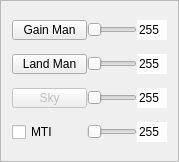
<?xml version="1.0" encoding="UTF-8"?>
<ui version="4.0">
 <class>FrameControl2</class>
 <widget class="QFrame" name="FrameControl2">
  <property name="geometry">
   <rect>
    <x>0</x>
    <y>0</y>
    <width>177</width>
    <height>162</height>
   </rect>
  </property>
  <property name="windowTitle">
   <string>Frame</string>
  </property>
  <property name="frameShape">
   <enum>QFrame::StyledPanel</enum>
  </property>
  <property name="frameShadow">
   <enum>QFrame::Raised</enum>
  </property>
  <layout class="QVBoxLayout" name="verticalLayout">
   <item>
    <layout class="QHBoxLayout" name="horizontalLayout_13">
     <property name="spacing">
      <number>0</number>
     </property>
     <item>
      <widget class="QPushButton" name="pushButtonGain">
       <property name="maximumSize">
        <size>
         <width>75</width>
         <height>20</height>
        </size>
       </property>
       <property name="font">
        <font>
         <pointsize>9</pointsize>
        </font>
       </property>
       <property name="text">
        <string>Gain Man</string>
       </property>
       <property name="checkable">
        <bool>true</bool>
       </property>
      </widget>
     </item>
     <item>
      <widget class="QSlider" name="horizontalSliderGain">
       <property name="sizePolicy">
        <sizepolicy hsizetype="Fixed" vsizetype="Fixed">
         <horstretch>0</horstretch>
         <verstretch>0</verstretch>
        </sizepolicy>
       </property>
       <property name="maximumSize">
        <size>
         <width>50</width>
         <height>16777215</height>
        </size>
       </property>
       <property name="maximum">
        <number>255</number>
       </property>
       <property name="orientation">
        <enum>Qt::Horizontal</enum>
       </property>
      </widget>
     </item>
     <item>
      <widget class="QLineEdit" name="lineEditGain">
       <property name="sizePolicy">
        <sizepolicy hsizetype="Fixed" vsizetype="Fixed">
         <horstretch>0</horstretch>
         <verstretch>0</verstretch>
        </sizepolicy>
       </property>
       <property name="maximumSize">
        <size>
         <width>30</width>
         <height>16777215</height>
        </size>
       </property>
       <property name="font">
        <font>
         <pointsize>9</pointsize>
        </font>
       </property>
       <property name="text">
        <string>255</string>
       </property>
       <property name="maxLength">
        <number>3</number>
       </property>
       <property name="frame">
        <bool>false</bool>
       </property>
       <property name="placeholderText">
        <string/>
       </property>
      </widget>
     </item>
    </layout>
   </item>
   <item>
    <layout class="QHBoxLayout" name="horizontalLayout_16">
     <property name="spacing">
      <number>0</number>
     </property>
     <item>
      <widget class="QPushButton" name="pushButtonSea">
       <property name="maximumSize">
        <size>
         <width>75</width>
         <height>20</height>
        </size>
       </property>
       <property name="font">
        <font>
         <pointsize>9</pointsize>
        </font>
       </property>
       <property name="text">
        <string>Land Man</string>
       </property>
       <property name="checkable">
        <bool>true</bool>
       </property>
      </widget>
     </item>
     <item>
      <widget class="QSlider" name="horizontalSliderSea">
       <property name="sizePolicy">
        <sizepolicy hsizetype="Fixed" vsizetype="Fixed">
         <horstretch>0</horstretch>
         <verstretch>0</verstretch>
        </sizepolicy>
       </property>
       <property name="maximumSize">
        <size>
         <width>50</width>
         <height>16777215</height>
        </size>
       </property>
       <property name="maximum">
        <number>255</number>
       </property>
       <property name="orientation">
        <enum>Qt::Horizontal</enum>
       </property>
      </widget>
     </item>
     <item>
      <widget class="QLineEdit" name="lineEditSea">
       <property name="sizePolicy">
        <sizepolicy hsizetype="Fixed" vsizetype="Fixed">
         <horstretch>0</horstretch>
         <verstretch>0</verstretch>
        </sizepolicy>
       </property>
       <property name="maximumSize">
        <size>
         <width>30</width>
         <height>16777215</height>
        </size>
       </property>
       <property name="font">
        <font>
         <pointsize>9</pointsize>
        </font>
       </property>
       <property name="text">
        <string>255</string>
       </property>
       <property name="maxLength">
        <number>3</number>
       </property>
       <property name="frame">
        <bool>false</bool>
       </property>
      </widget>
     </item>
    </layout>
   </item>
   <item>
    <layout class="QHBoxLayout" name="horizontalLayout_15">
     <property name="spacing">
      <number>0</number>
     </property>
     <item>
      <widget class="QPushButton" name="pushButtonRain">
       <property name="enabled">
        <bool>false</bool>
       </property>
       <property name="maximumSize">
        <size>
         <width>75</width>
         <height>20</height>
        </size>
       </property>
       <property name="font">
        <font>
         <pointsize>9</pointsize>
        </font>
       </property>
       <property name="styleSheet">
        <string notr="true"/>
       </property>
       <property name="text">
        <string>Sky</string>
       </property>
      </widget>
     </item>
     <item>
      <widget class="QSlider" name="horizontalSliderRain">
       <property name="sizePolicy">
        <sizepolicy hsizetype="Fixed" vsizetype="Fixed">
         <horstretch>0</horstretch>
         <verstretch>0</verstretch>
        </sizepolicy>
       </property>
       <property name="maximumSize">
        <size>
         <width>50</width>
         <height>16777215</height>
        </size>
       </property>
       <property name="maximum">
        <number>255</number>
       </property>
       <property name="orientation">
        <enum>Qt::Horizontal</enum>
       </property>
      </widget>
     </item>
     <item>
      <widget class="QLineEdit" name="lineEditRain">
       <property name="sizePolicy">
        <sizepolicy hsizetype="Fixed" vsizetype="Fixed">
         <horstretch>0</horstretch>
         <verstretch>0</verstretch>
        </sizepolicy>
       </property>
       <property name="maximumSize">
        <size>
         <width>30</width>
         <height>16777215</height>
        </size>
       </property>
       <property name="font">
        <font>
         <pointsize>9</pointsize>
        </font>
       </property>
       <property name="text">
        <string>255</string>
       </property>
       <property name="maxLength">
        <number>3</number>
       </property>
       <property name="frame">
        <bool>false</bool>
       </property>
      </widget>
     </item>
    </layout>
   </item>
   <item>
    <layout class="QHBoxLayout" name="horizontalLayout_14">
     <property name="spacing">
      <number>0</number>
     </property>
     <item>
      <widget class="QCheckBox" name="checkBoxMTI">
       <property name="maximumSize">
        <size>
         <width>76</width>
         <height>20</height>
        </size>
       </property>
       <property name="font">
        <font>
         <pointsize>9</pointsize>
        </font>
       </property>
       <property name="text">
        <string>MTI</string>
       </property>
      </widget>
     </item>
     <item>
      <widget class="QSlider" name="horizontalSliderMTI">
       <property name="sizePolicy">
        <sizepolicy hsizetype="Fixed" vsizetype="Fixed">
         <horstretch>0</horstretch>
         <verstretch>0</verstretch>
        </sizepolicy>
       </property>
       <property name="maximumSize">
        <size>
         <width>50</width>
         <height>16777215</height>
        </size>
       </property>
       <property name="maximum">
        <number>255</number>
       </property>
       <property name="orientation">
        <enum>Qt::Horizontal</enum>
       </property>
      </widget>
     </item>
     <item>
      <widget class="QLineEdit" name="lineEditMTI">
       <property name="sizePolicy">
        <sizepolicy hsizetype="Fixed" vsizetype="Fixed">
         <horstretch>0</horstretch>
         <verstretch>0</verstretch>
        </sizepolicy>
       </property>
       <property name="maximumSize">
        <size>
         <width>30</width>
         <height>16777215</height>
        </size>
       </property>
       <property name="font">
        <font>
         <pointsize>9</pointsize>
        </font>
       </property>
       <property name="text">
        <string>255</string>
       </property>
       <property name="maxLength">
        <number>3</number>
       </property>
       <property name="frame">
        <bool>false</bool>
       </property>
      </widget>
     </item>
    </layout>
   </item>
  </layout>
 </widget>
 <resources/>
 <connections/>
</ui>
